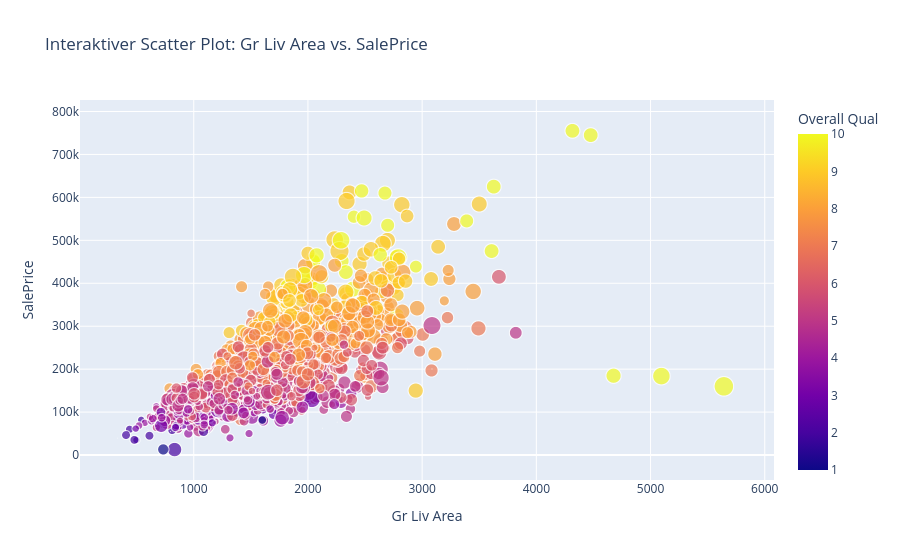

Notebook source saved alongside this figure:
### Code cell
# Interaktiver Scatter Plot
fig = px.scatter(
    df,
    x='Gr Liv Area',
    y='SalePrice',
    color='Overall Qual',
    size='Garage Area',
    hover_data=['Neighborhood', 'Year Built', 'Garage Cars'],
    title='Interaktiver Scatter Plot: Gr Liv Area vs. SalePrice'
)

fig.show()

### Figure 1 — Plotly figure (JSON) as saved in the notebook; plotly's stock layout.template omitted (floating-point values rounded to 4 significant figures; data arrays with more than 128 entries replaced by an {"elided": "..."} marker saying what was removed)
{"data": [{"customdata": {"elided": "2929x3 mixed values"}, "hovertemplate": "Gr Liv Area=%{x}<br>SalePrice=%{y}<br>Garage Area=%{marker.size}<br>Neighborhood=%{customdata[0]}<br>Year Built=%{customdata[1]}<br>Garage Cars=%{customdata[2]}<br>Overall Qual=%{marker.color}<extra></extra>", "legendgroup": "", "marker": {"color": {"elided": "2929 int values"}, "coloraxis": "coloraxis", "size": {"elided": "2929 float values"}, "sizemode": "area", "sizeref": 3.72, "symbol": "circle"}, "mode": "markers", "name": "", "showlegend": false, "type": "scattergl", "x": {"elided": "2929 int values"}, "xaxis": "x", "y": {"elided": "2929 int values"}, "yaxis": "y"}], "layout": {"coloraxis": {"colorbar": {"title": {"text": "Overall Qual"}}, "colorscale": [[0, "#0d0887"], [0.1111, "#46039f"], [0.2222, "#7201a8"], [0.3333, "#9c179e"], [0.4444, "#bd3786"], [0.5556, "#d8576b"], [0.6667, "#ed7953"], [0.7778, "#fb9f3a"], [0.8889, "#fdca26"], [1, "#f0f921"]]}, "legend": {"itemsizing": "constant", "tracegroupgap": 0}, "title": {"text": "Interaktiver Scatter Plot: Gr Liv Area vs. SalePrice"}, "xaxis": {"anchor": "y", "domain": [0, 1], "title": {"text": "Gr Liv Area"}}, "yaxis": {"anchor": "x", "domain": [0, 1], "title": {"text": "SalePrice"}}}}
